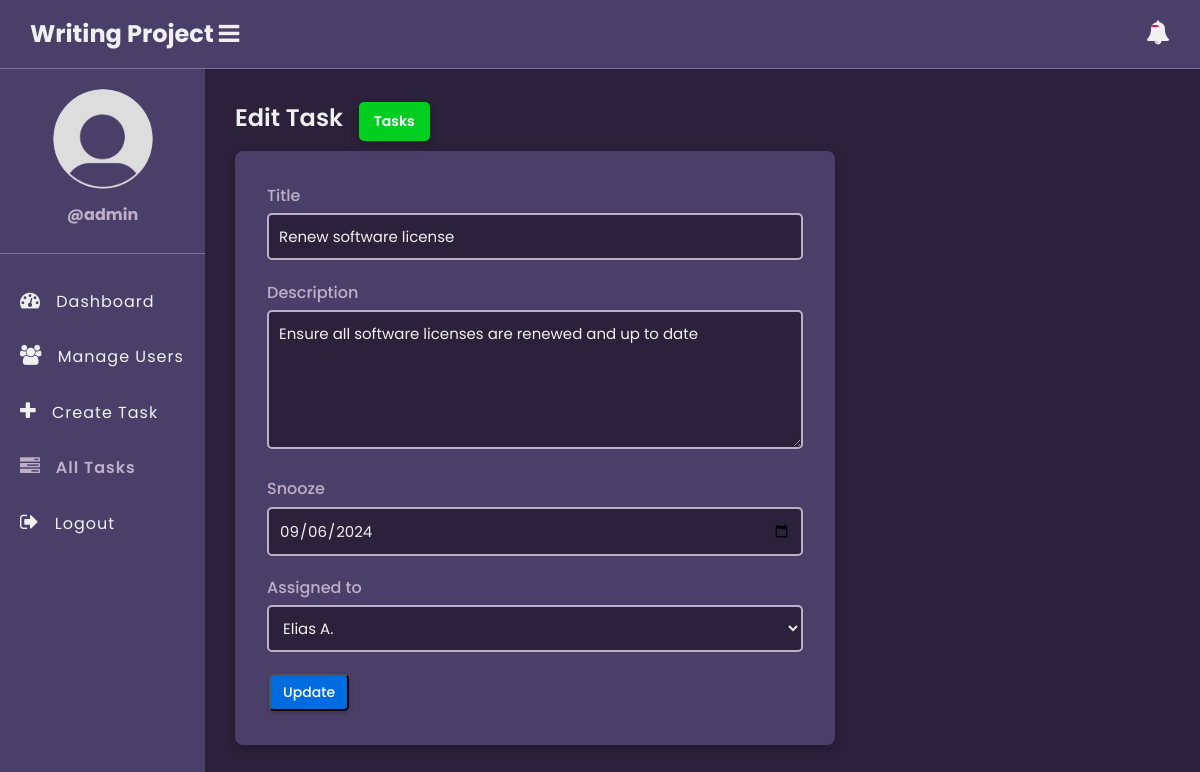
/edit-task.php?id=27 (signed in), run on an earlier commit of the app's database.
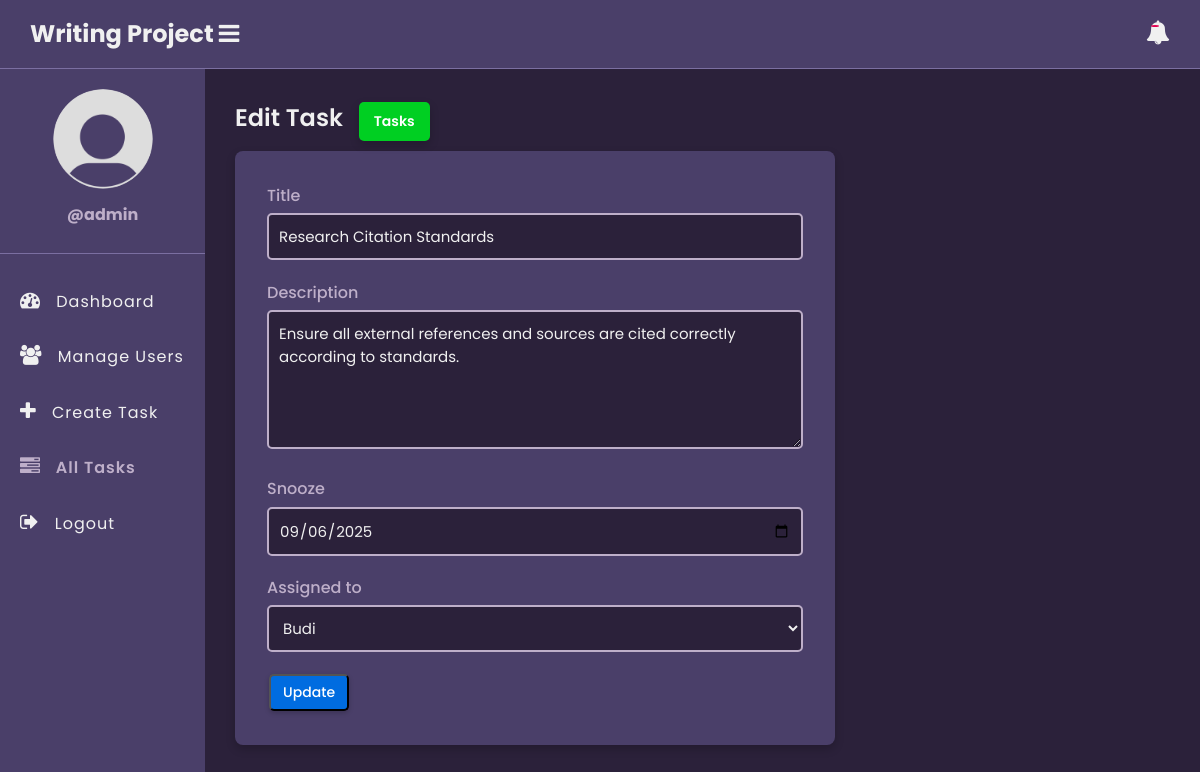
And on a later commit of the database.
### tables this page shows
CREATE TABLE `tasks` (
  `id` int(11) NOT NULL,
  `title` varchar(100) NOT NULL,
  `description` text DEFAULT NULL,
  `assigned_to` int(11) DEFAULT NULL,
  `due_date` date DEFAULT NULL,
  `status` enum('pending','in_progress','completed') DEFAULT 'pending',
  `created_at` timestamp NOT NULL DEFAULT current_timestamp()
);

### app/model/Task.php (called while the page is built, shortened)
<?php
function get_task_by_id($conn, $id){
	$sql = "SELECT * FROM tasks WHERE id =? ";
	$stmt = $conn->prepare($sql);
	$stmt->execute([$id]);
	if($stmt->rowCount() > 0){
		$task = $stmt->fetch();
	}else $task = 0;
	return $task;
}

### app/model/User.php (called while the page is built, shortened)
<?php
function get_all_users($conn){
	$sql = "SELECT * FROM users WHERE role =? ";
	$stmt = $conn->prepare($sql);
	$stmt->execute(["employee"]);
	if($stmt->rowCount() > 0){
		$users = $stmt->fetchAll();
	}else $users = 0;
	return $users;
}

### edit-task.php (the view, shortened to what this page needs)
<?php
if (isset($_SESSION['role']) && isset($_SESSION['id']) && $_SESSION['role'] == "admin") {
    include "DB_connection.php";
    include "app/Model/Task.php";
    include "app/Model/User.php";
    $id = $_GET['id'];
    $task = get_task_by_id($conn, $id);
   $users = get_all_users($conn);
 ?>
<!DOCTYPE html>
<html>
<head>
	<link rel="stylesheet" href="https://stackpath.bootstrapcdn.com/font-awesome/4.7.0/css/font-awesome.min.css">
	<link rel="stylesheet" href="css/style.css">
</head>
<body>
	<?php include "inc/header.php" ?>
	<div class="body">
		<?php include "inc/nav.php" ?>
		<section class="section-1">
			<h4 class="title">Edit Task <a href="tasks.php">Tasks</a></h4>
			<form class="form-1"
			      method="POST"
			      action="app/update-task.php">
				<div class="input-holder">
					<lable>Title</lable>
					<input type="text" name="title" class="input-1" placeholder="Full Name" value="<?=$task['title']?>"><br>
				</div>
				<div class="input-holder">
					<lable>Description</lable>
					<textarea name="description" rows="5" class="input-1" ><?=$task['description']?></textarea><br>
				</div>
				<div class="input-holder">
					<lable>Snooze</lable>
					<input type="date" name="due_date" class="input-1" placeholder="Snooze" value="<?=$task['due_date']?>"><br>
				</div>
            <div class="input-holder">
					<lable>Assigned to</lable>
					<select name="assigned_to" class="input-1">
						<?php if ($users !=0) {
							foreach ($users as $user) {
								if ($task['assigned_to'] == $user['id']) { ?>
									<option selected value="<?=$user['id']?>"><?=$user['full_name']?></option>
						<?php }else{ ?>
                  <option value="<?=$user['id']?>"><?=$user['full_name']?></option>
						<?php } } } ?>
					</select><br>
				</div>
				<button class="edit-btn">Update</button>
			</form>
		</section>
	</div>
</body>
</html>
<?php }else{
   $em = "First login";
   header("Location: login.php?error=$em");
   exit();
}
 ?>

What changed in the data, as far as the page shows it:
changed tasks: title "Renew software license" → "Research Citation Standards"; description "Ensure all software licenses are renewed and up to date" → "Ensure all external references and sources are cited correctly according to standards."; due_date "09/06/2024" → "09/06/2025"
Also different on the page:
form field assigned_to: "Elias A." → "Budi"
